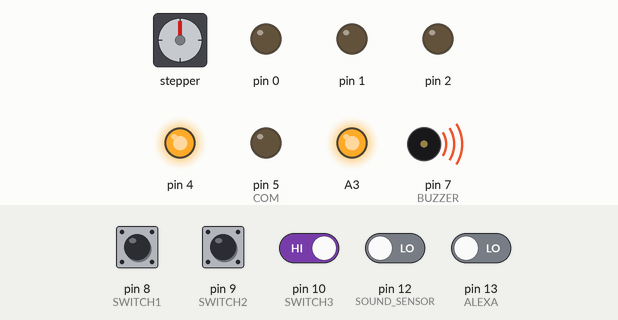
Simulated run of this sketch. Board: Arduino Uno, built with avr-gcc and run on an emulated ATmega328P. On the bench: stepper motor, output pins drawn as LEDs (lit = HIGH), buzzer (waves = sounding, pin HIGH). Wiring (inferred from the names in the program): IR receiver: data pin 6; stepper motor driver (200 steps per turn assumed): step A1; direction A2; enable A0. The test bench sets the inputs (shaded band); at power-on: pin 8 (SWITCH1), pin 9 (SWITCH2), pin 10 (SWITCH3) HIGH, pin 12 (SOUND_SENSOR), pin 13 (ALEXA) LOW. Pins used as bus, display or sensor lines are not drawn.

Above: at 1.2 s.
1.3 s: pin 9 (SWITCH2) pulled LOW for 0.15 s
At 2.3 s:
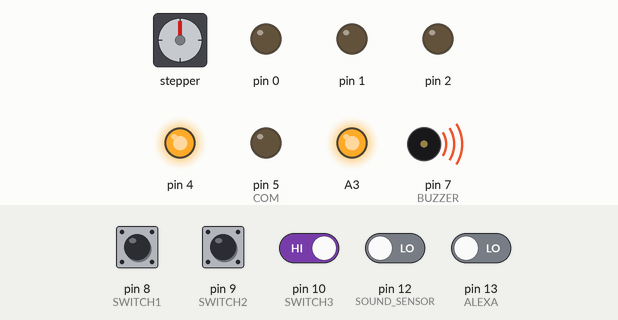
4.3 s: pin 13 (ALEXA) driven HIGH
At 4.7 s:
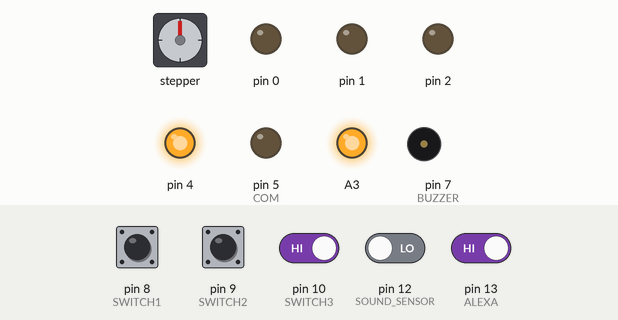
7.3 s: pin 13 (ALEXA) driven LOW
At 9.5 s:
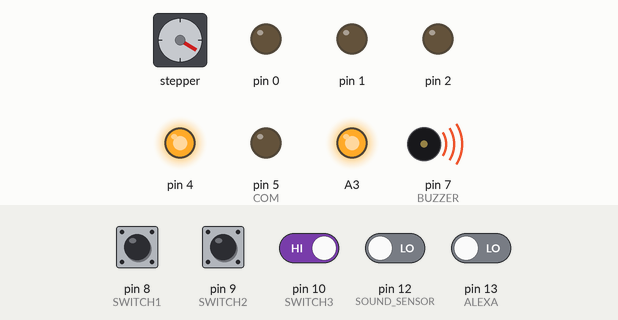
10.2 s: pin 9 (SWITCH2) pulled LOW for 1 s
At 11.5 s:
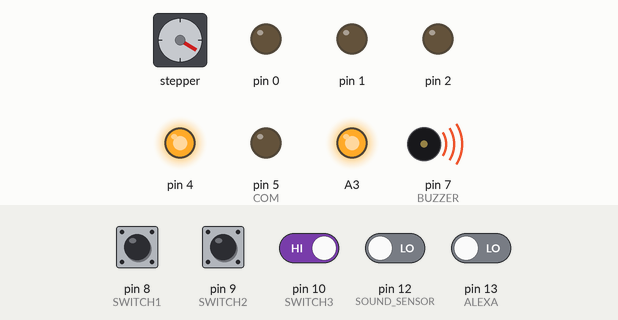
13.2 s: pin 10 (SWITCH3) driven LOW and pin 13 (ALEXA) driven HIGH
At 13.86 s:
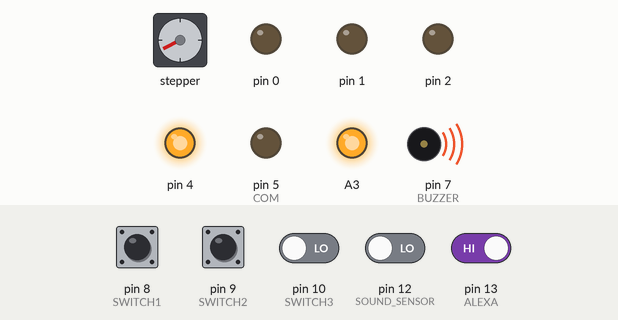
16.2 s: pin 10 (SWITCH3) driven HIGH
At 21.6 s:
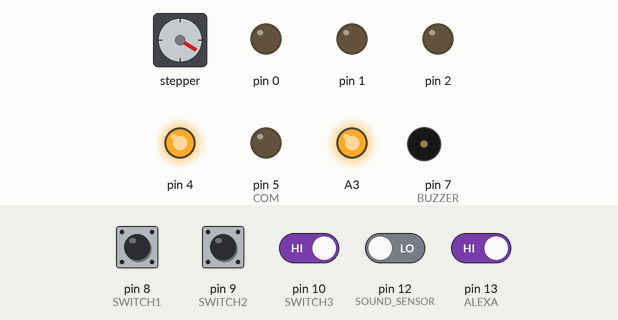
Timing chart, 0 to 28.1 s (numbered marks = the images above; inputs shaded):
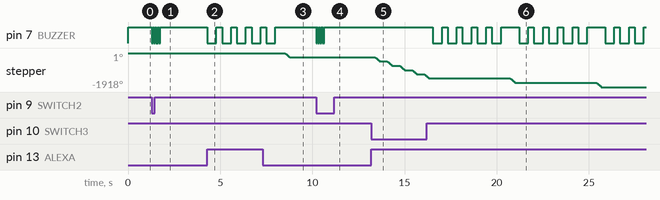

The sketch:

Arduino_Uno_Sketch.ino
```cpp
// Outputs
int MOT_ENA = A0;
int MOT_STEP = A1;
int MOT_DIR = A2;
int COM = 5;
int BUZZER = 7;
int V50=A3;

// Inputs
int MOTION_SENSOR=11;
int SWITCH1=8;
int SWITCH2=9;
int SWITCH3=10;
int SOUND_SENSOR=12;
int REMOTE=6;
int ALEXA=13;


unsigned long DISPENSE_DELAY=30000; // How many milliseconds to wait to dispense another treat
unsigned long MOTION_DELAY=60000;
unsigned long BARK_DELAY=1000;
int SOFT=0;
int FORCE=1;
unsigned long treat_dispensed=0;
int remainder=0;

void setup() {
  // put your setup code here, to run once:


  pinMode(A0,OUTPUT);
  digitalWrite(A0,HIGH);
  pinMode(A1,OUTPUT);
  digitalWrite(A1,LOW);
  pinMode(A2,OUTPUT);
  digitalWrite(A2,LOW);
  pinMode(A3,OUTPUT);
  digitalWrite(A3,HIGH);// Use as 5v source for buzzer

  pinMode(0, OUTPUT);
  pinMode(1, OUTPUT);
  pinMode(2, OUTPUT);
  pinMode(3, INPUT);
  pinMode(4, OUTPUT);
  pinMode(5, OUTPUT);
  pinMode(6, INPUT_PULLUP);
  pinMode(7, OUTPUT);
  pinMode(8, INPUT_PULLUP);
  pinMode(9, INPUT_PULLUP);
  pinMode(10, INPUT_PULLUP);
  pinMode(11, INPUT);
  pinMode(12, INPUT);
  pinMode(13, INPUT);

  digitalWrite(BUZZER, 1);
  digitalWrite(4,1);
  digitalWrite(MOT_STEP, 0);
  digitalWrite(MOT_DIR, 0);
  digitalWrite(MOT_ENA, 1); // 1=disabled, 0=enabled
  digitalWrite(COM, 0);

  //Serial.begin(9600);
}

bool motion_enabled(){
  return !digitalRead(SWITCH1);
}

bool bark_enabled(){
  return !digitalRead(SWITCH2);
}

bool mute_enabled(){
  return !digitalRead(SWITCH3);
}

void five_long_beeps(){
  if (! mute_enabled()){
  for(int i=0;i<5;i++){
    digitalWrite(BUZZER,0);
    delay(500);
    digitalWrite(BUZZER,1);
    delay(300);
  }
  }
}

void five_short_beeps(){
  if (! mute_enabled()){
    for (int i=0;i<5;i++){
    digitalWrite(BUZZER,0);
    delay(50);
    digitalWrite(BUZZER,1);
    delay(50);
  }
  }
}
void reject(void){
  five_short_beeps();
}
void do_dispense(void){
  // Alert Twixy Pooh
  five_long_beeps();

  // Enable motors
  digitalWrite(MOT_ENA,0);

  delay(200);

  // Set direction
  digitalWrite(MOT_DIR,0);

  int s=133;
  if (remainder>2){
    s++;
    remainder=0;
  }
  // Step 200 times
  for(int i=0; i<s; i++){
  digitalWrite(MOT_STEP,1);
  delay(1);
  digitalWrite(MOT_STEP,0);
  delay(1);
  }

  delay(200);
  // Disable Motors
  digitalWrite(MOT_ENA,1);
  remainder++;

}

void dispense(int mode){

  if (mode==FORCE){
    do_dispense();
    treat_dispensed=millis();
  }
  else {
    if (millis()-treat_dispensed < DISPENSE_DELAY){
      reject();
    }
    else {
     do_dispense();
     treat_dispensed=millis();
    }
  }

}
void loop() {

  unsigned long motion_detected=0;
  unsigned long sound_detected=0;


  digitalWrite(MOT_ENA,1); // Disable the motors, again.

  while (1) {

    if(motion_enabled() && (millis()-treat_dispensed>DISPENSE_DELAY) && (millis()-motion_detected>MOTION_DELAY))
    // If the motion sensor is enabled, watch for motion.
    {
    if (digitalRead(MOTION_SENSOR)==1){
        dispense(SOFT);
        motion_detected=millis();
      }
    }

    // If the sound sensor is activated, listen for sound.
    if(bark_enabled() && (millis()-sound_detected>BARK_DELAY))
    {
      if (digitalRead(SOUND_SENSOR)==0){
        dispense(SOFT);
        sound_detected=millis();
      }

    }

    if (digitalRead(REMOTE)==0){
      dispense(FORCE);
    }

    if (digitalRead(ALEXA)==1){
      // give her time to respond
      // delay(3500);
      dispense(FORCE);
    }
  }
}
```

Measured:
- after the input at 1.3 s, pin 7 (BUZZER): alternates HIGH for 0.05 s and LOW for 0.05 s, 10 changes in all, then stays HIGH, starting at once
- after the input at 4.3 s, pin 7 (BUZZER): alternates HIGH for 0.30 s and LOW for 0.50 s, starting at once
- after the input at 7.3 s, pin 7 (BUZZER): goes on until 8.0 s, then stays HIGH
- after the input at 10.2 s, pin 7 (BUZZER): alternates HIGH for 0.05 s and LOW for 0.05 s, 10 changes in all, then stays HIGH, starting at once
- after the input at 13.2 s, stepper: turns 239° counter-clockwise in 0.27 s, repeating every 0.67 s
- after the input at 16.2 s, pin 7 (BUZZER): HIGH → LOW after 0.34 s, then repeats every 4.7 s: 4 × (HIGH 0.30 s, LOW 0.50 s), HIGH 0.97 s, LOW 0.50 s
